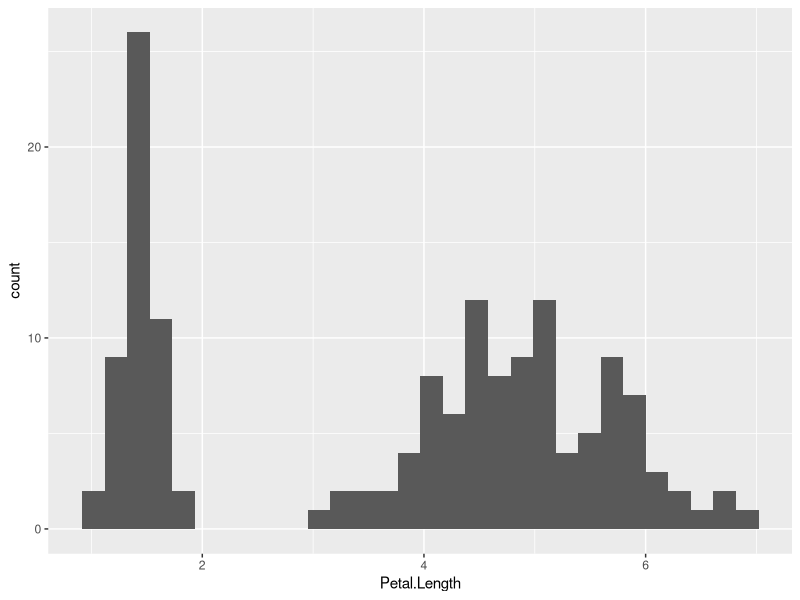
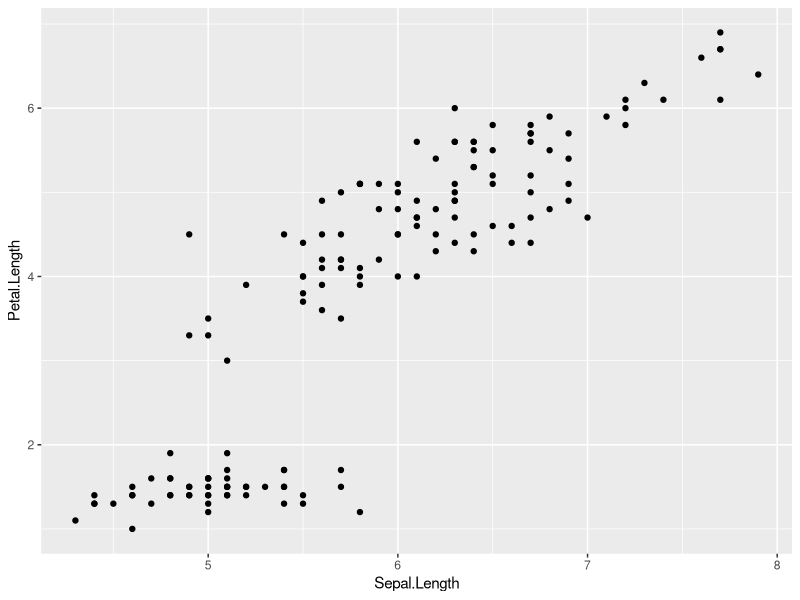
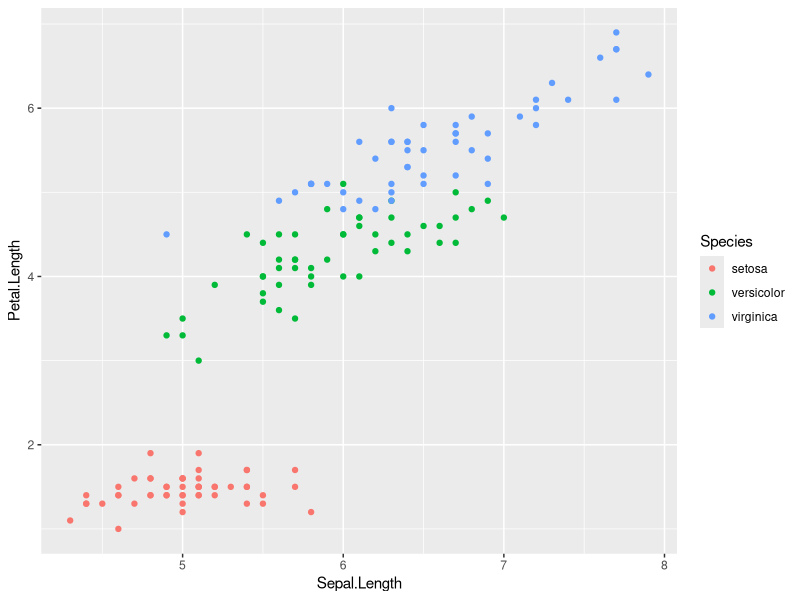
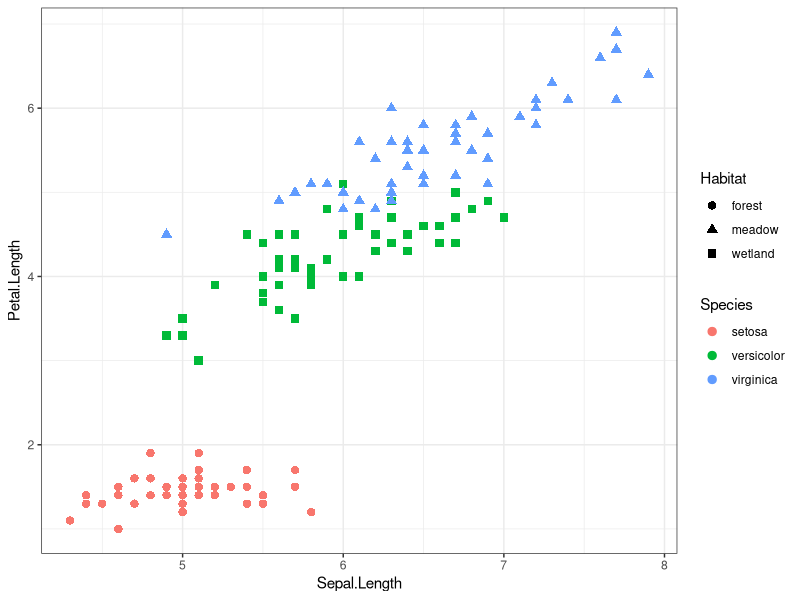
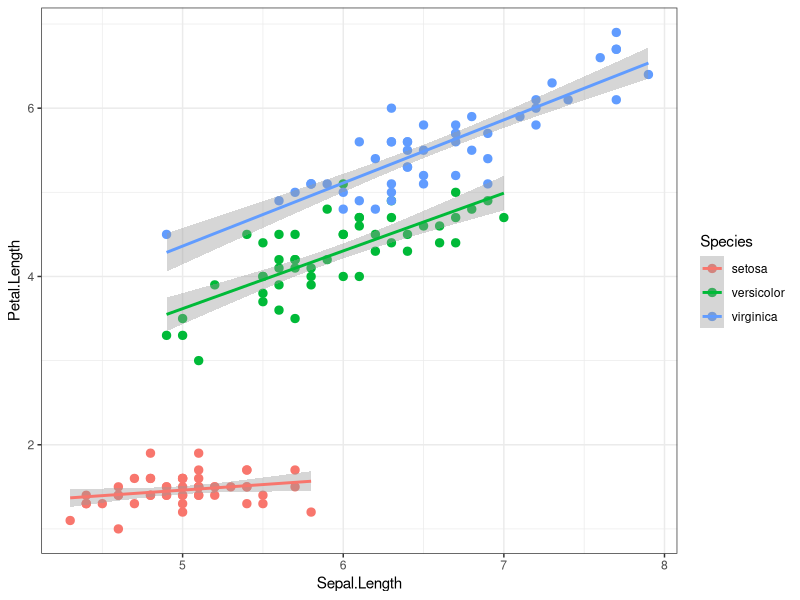
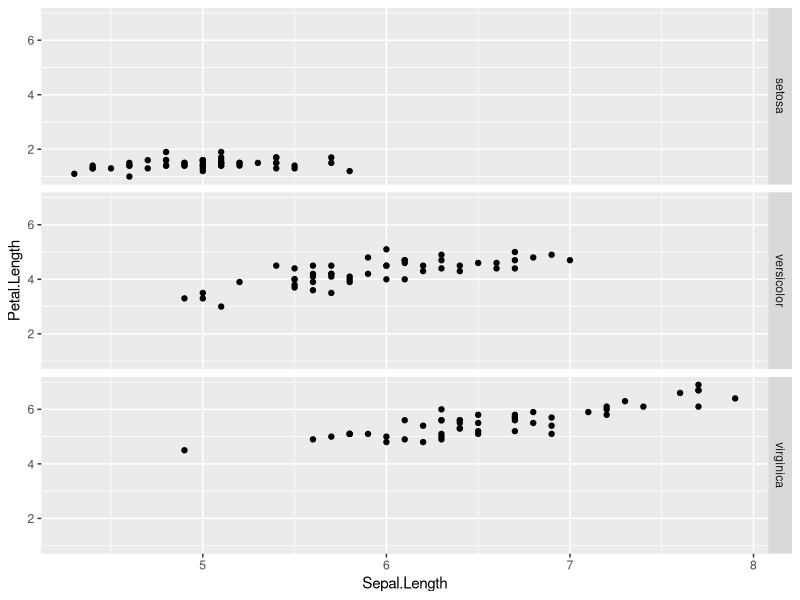
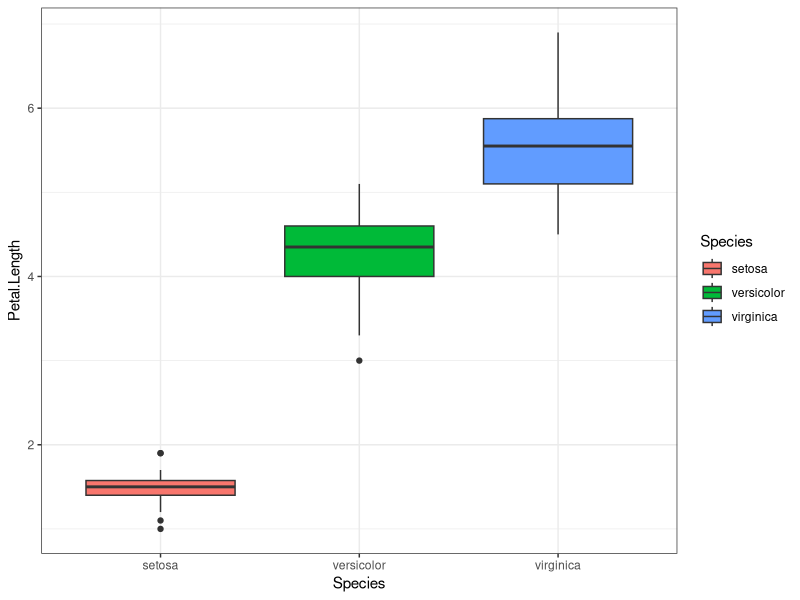
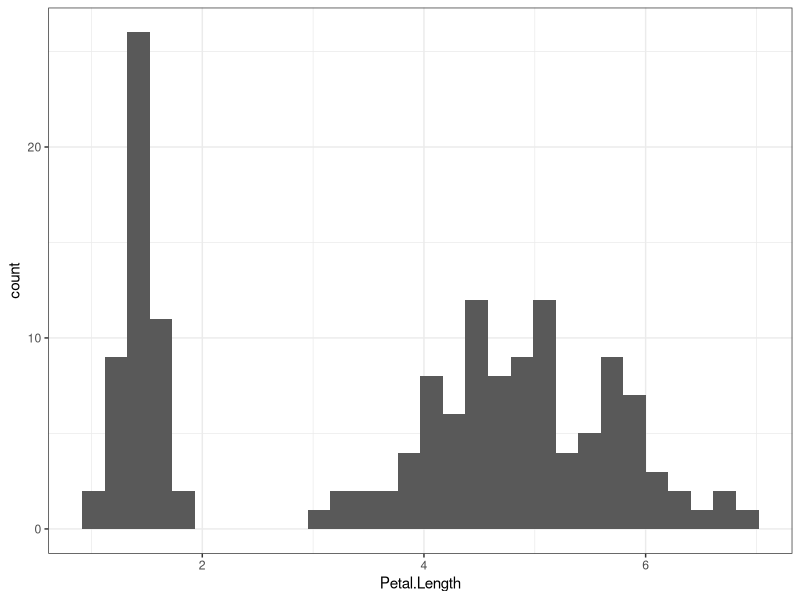

These charts were generated, in order, by the following R code:
## ---- chunk 1
my_var <- 8
## ---- chunk 2
my_var2 <- 10
## ---- chunk 3
# Vector of variables
my_vect <- c(my_var, my_var2)
## ---- chunk 4
# Numeric vector
v1 <- c(10, 2, 8, 7, 11, 15)

# Char vector
pets <- c("cat", "dog", "rabbit", "pig")
## ---- chunk 5
v2 <- 1:10
v3 <- seq(from = 1, to = 10)
## ---- chunk 6
pets <- c("cat", "dog", "rabbit", "pig", "snake")
pets[1]
## ---- chunk 7
pets[3:4]
## ---- chunk 8
pets[c(1,4)]
## ---- chunk 9
my_mat <- matrix(data = runif(50), nrow = 10, byrow = TRUE)
## ---- chunk 10
matrix(data = 1:9, nrow = 3, byrow = TRUE)
## ---- chunk 11
matrix(data = 1:9, nrow = 3, byrow = FALSE)
## ---- chunk 12
my_mat <- matrix(data = 1:50, nrow = 10, byrow = TRUE)

my_mat[1,1]
my_mat[1,2]
my_mat[2,1]

my_mat[1:4, 1:3]

my_mat[c(1,3,5), ]
my_mat[ ,c(1,3,5)]
## ---- chunk 13
set.seed(1)
mat1 <- matrix(data = runif(50), nrow = 10, byrow = TRUE)
## ---- chunk 14
mean(mat1)
## ---- chunk 15
sd(mat1)
## ---- chunk 16
rowMeans(mat1)
colMeans(mat1)
## ---- chunk 17
apply(mat1, MARGIN = 1, mean)
## ---- chunk 18
data(iris)
## ---- chunk 19
head(iris)
tail(iris)
## ---- chunk 20
summary(iris)
## ---- chunk 21
## Make a new iris dataset
iris_new <- iris

## Create a new column that treats species as a character, rather than a factor
iris_new$species_char <- as.character(iris_new$Species)

## Run summary command
summary(iris_new)
## ---- chunk 22
iris[5, 3]
## ---- chunk 23
iris[ ,3]
## ---- chunk 24
iris$Petal.Length
## ---- chunk 25
iris$Petal.Length[5]
## ---- chunk 26
iris[5, ]
## ---- chunk 27
iris[5:10, 1:3]
## ---- chunk 28
head(iris[2:3])
## ---- chunk 29
head(iris[c("Sepal.Width","Petal.Length")])
## ---- chunk 30
head(iris[c("Sepal.Width","Petal.Length")])
## ---- chunk 31
iris_habitat <- data.frame( Species = c( "setosa", "versicolor", "virginica" ),
                            Habitat = c( "forest", "wetland", "meadow" ) )

iris_full <- merge( x = iris, y = iris_habitat, by = "Species" )

head( iris_full )
tail( iris_full )
## ---- chunk 32
library(ggplot2)
## ---- chunk 33
ggplot(data = iris_full, aes(x = Petal.Length)) +
  geom_histogram() 
## ---- chunk 34
ggplot(data = iris_full, aes( x = Sepal.Length, y = Petal.Length )) + 
  geom_point(  )
## ---- chunk 35
ggplot(data = iris_full, aes( x = Sepal.Length, y = Petal.Length, colour = Species ) ) + 
  geom_point( )
## ---- chunk 36
ggplot(data = iris_full, aes( x = Sepal.Length, y = Petal.Length, colour = Species, shape = Habitat)) + 
  geom_point(size = 2.5 ) +
  theme_bw()
## ---- chunk 37
ggplot(data = iris_full, aes( x = Sepal.Length, y = Petal.Length, colour = Species)) + 
  geom_point(size = 2.5 ) +
  geom_smooth(method = "lm") +
  theme_bw()
## ---- chunk 38
ggplot( data = iris_full, aes( x = Sepal.Length, y = Petal.Length ) ) + 
  geom_point() +
  facet_grid( Species ~ . )
## ---- chunk 39
ggplot(data = iris_full, aes(x = Species, y = Petal.Length, fill = Species)) +
  geom_boxplot() +
  theme_bw()  
## ---- chunk 40
ggplot(data = iris_full, aes(x = Petal.Length)) +
  geom_histogram() +
  theme_bw()  
## ---- chunk 41
ggplot(data = iris_full, aes(x = Petal.Length, fill = Species)) +
  geom_histogram() +
  facet_grid( Species ~ . ) +
  theme_bw()  
## ---- chunk 42
ggplot(data = iris_full, aes(x = Petal.Length, colour = Species)) +
  geom_density() +
  theme_bw()
## ---- chunk 43
ggplot(data = iris_full, aes(x = Petal.Length)) +
  geom_histogram(aes(y = ..density.., fill = Species)) +
  facet_grid( Species ~ . ) +
  geom_density(aes(colour = Species)) +
  theme_bw()  
